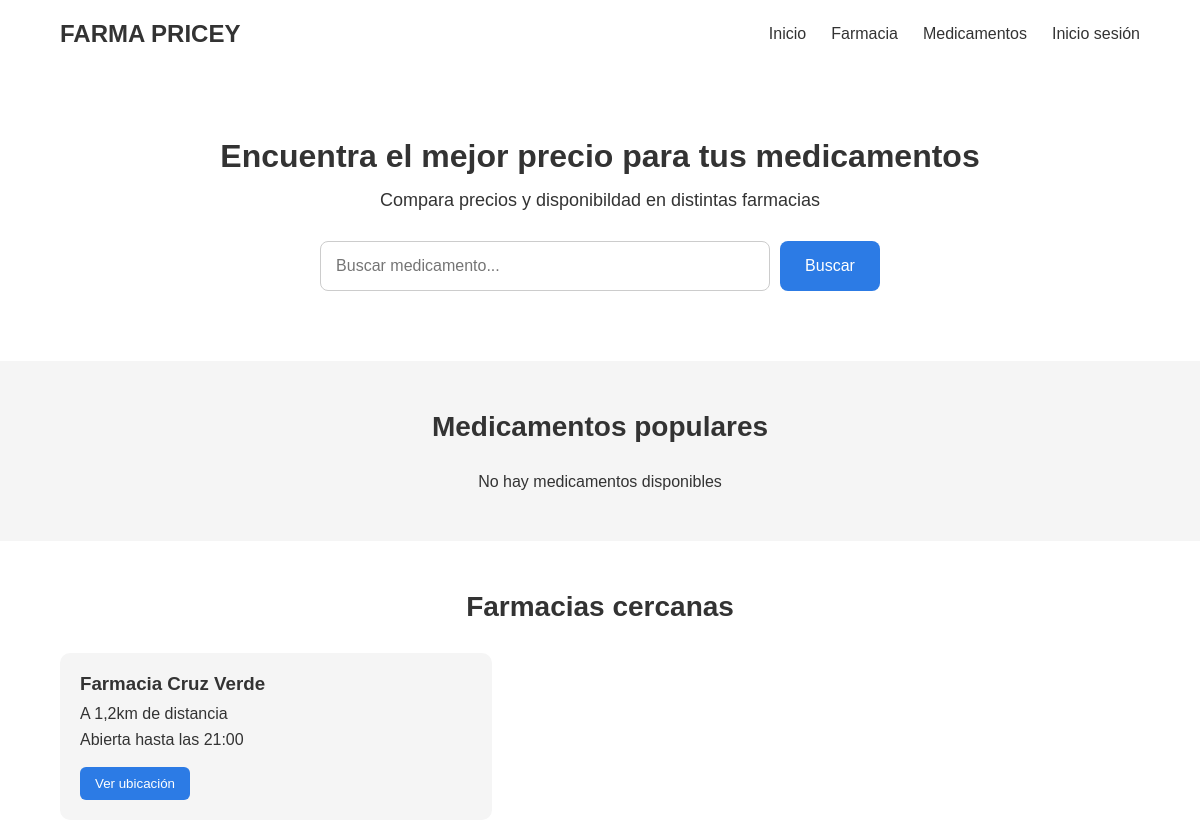
The app's page / (upper part), older data.
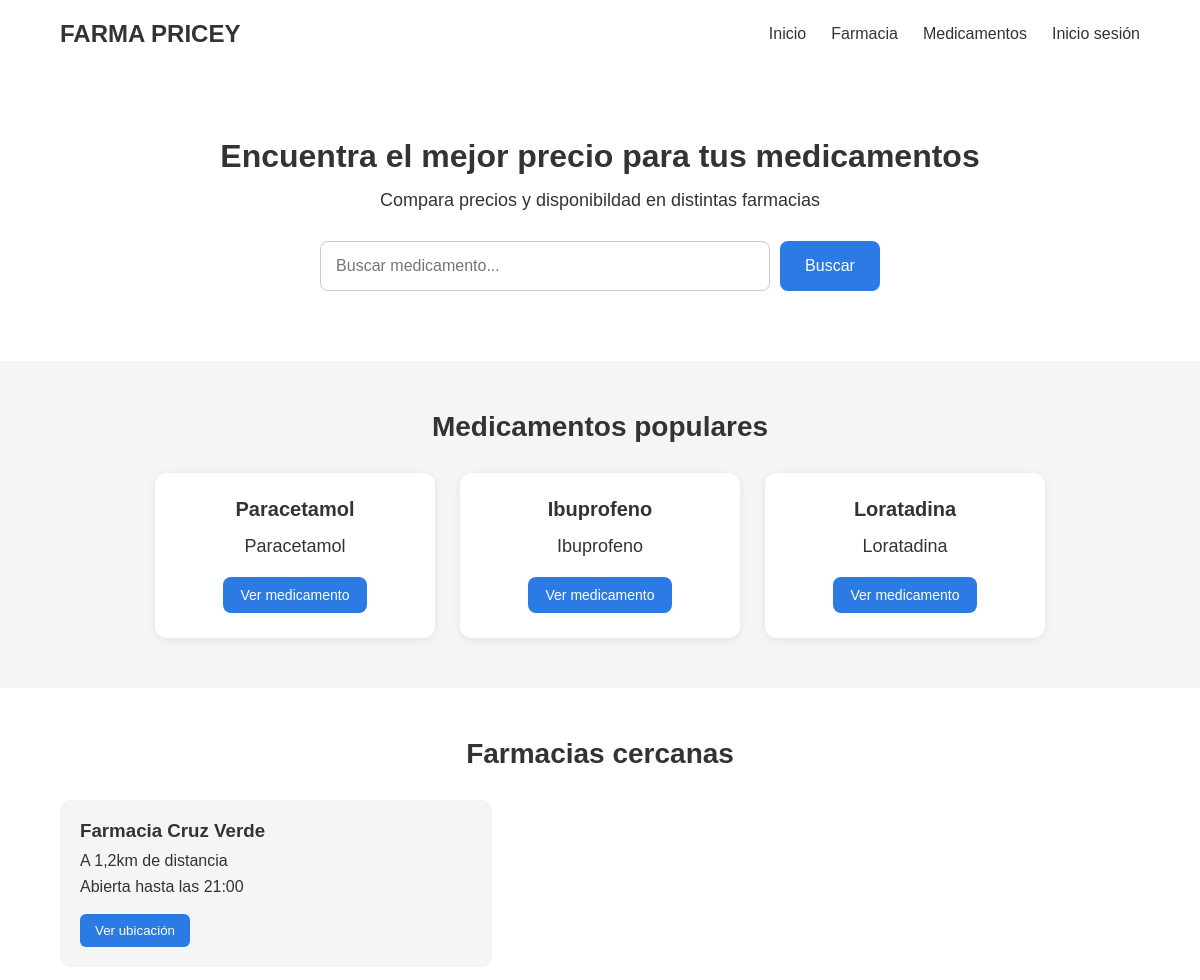
The same page, newer data.
### farmacia/models.py (models this page shows, shortened)
class Medicamento(models.Model):
    nombre = models.CharField(max_length=200)
    principio_activo = models.CharField(max_length=200, blank=True)
    descripcion = models.TextField(blank=True)

### farmacia/views.py (the view)
# urls.py: path('', views.inicio, name="inicio"),
def inicio(request):
    medicamentos = Medicamento.objects.all()
    contexto = {
        'medicamentos': medicamentos
    }
    return render(request, 'inicio.html', contexto)

### farmacia/templates/inicio.html (shortened to what this page needs)
{% load static %}
<!DOCTYPE html>
<html lang="es">
<head>
    <link rel="stylesheet" href="{% static 'farmacia/css/estilo.css' %}">
</head>
<body>
    <header>
        <div class="logo">
            <h1>FARMA PRICEY</h1>
        </div>
        <nav>
            <a href="#">Inicio</a>
            <a href="#">Farmacia</a>
            <a href="#">Medicamentos</a>
            <a href="#">Inicio sesión</a>
        </nav>
    </header>
    <main>
         <section class="buscador">
            <h2>Encuentra el mejor precio para tus medicamentos</h2>
            <p>Compara precios y disponibildad en distintas farmacias</p>
            <form>
                <input type="text" placeholder="Buscar medicamento...">
                <button type="submit"> Buscar </button>
            </form>
         </section>
          <section class="populares">
            <h2>Medicamentos populares</h2>
            <div class="medicamentos">
                {% for medicamento in medicamentos %}
                    <div class="medicamento">
                        <h3>{{ medicamento.nombre }}</h3>
                        <p>{{ medicamento.principio_activo }}</p>
                        <button> Ver medicamento </button>
                    </div>
                {% empty %}
                    <p>No hay medicamentos disponibles</p>
                {% endfor %}
            </div>
          </section>
          <section class="farmacias">
            <h2>Farmacias cercanas</h2>
            <div class="farmacias-contenido">
                <div class="lista-farmacias">
                    <div class="farmacia">
                        <h3>Farmacia Cruz Verde</h3>
                        <p>A 1,2km de distancia</p>
                        <p>Abierta hasta las 21:00</p>
                        <button>Ver ubicación</button>
                    </div>
                </div>
            </div>
          </section>
    </main>
</html>

### farmacia/static/farmacia/css/estilo.css (style rules this page uses)
* { margin: 0; padding: 0; box-sizing: border-box; }
body { font-family: Arial, sans-serif; background-color: #f5f5f5; color: #333; }
header { display: flex; justify-content: space-between; align-items: center; padding: 20px 60px; background-color: white; }
.logo h1 { font-size: 24px; }
nav { display: flex; gap: 25px; }
nav a { text-decoration: none; color: #333; font-weight: 500; }
.buscador { text-align: center; padding: 70px 20px; background-color: white; }
.buscador h2 { font-size: 32px; margin-bottom: 15px; }
.buscador p { font-size: 18px; margin-bottom: 30px; }
.buscador form { display: flex; justify-content: center; gap: 10px; }
.buscador input { width: 450px; padding: 15px; border: 1px solid #ccc; border-radius: 8px; font-size: 16px; }
.buscador button { padding: 15px 25px; border: none; border-radius: 8px; cursor: pointer; font-size: 16px; }
.populares { padding: 50px 60px; }
.populares h2 { text-align: center; margin-bottom: 30px; font-size: 28px; }
.medicamentos { display: flex; justify-content: center; gap: 25px; }
.medicamento { background-color: white; width: 280px; padding: 25px; border-radius: 12px; text-align: center; box-shadow: 0 2px 8px rgba(0, 0, 0, 0.08); }
.medicamento h3 { margin-bottom: 15px; font-size: 20px; }
.medicamento p { margin-bottom: 20px; font-size: 18px; }
.medicamento button { padding: 10px 18px; border: none; border-radius: 8px; cursor: pointer; font-size: 14px; }
.farmacias { padding: 50px 60px; background-color: white; }
.farmacias h2 { text-align: center; margin-bottom: 30px; font-size: 28px; }
.farmacias-contenido { display: flex; gap: 30px; max-width: 1100px; margin: 0 auto; }
.lista-farmacias { width: 40%; display: flex; flex-direction: column; gap: 15px; }
.farmacia { padding: 20px; background-color: #f5f5f5; border-radius: 10px; }
.farmacia h3 { margin-bottom: 10px; }
.farmacia p { margin-bottom: 8px; }
.farmacia button { margin-top: 10px; padding: 9px 15px; border: none; border-radius: 6px; cursor: pointer; }
button { background-color: #2c7be5; color: white; transition: 0.2s; }

Row changes from the older to the newer data that the page shows:
added Medicamento: nombre "Paracetamol", principio_activo "Paracetamol"
added Medicamento: nombre "Ibuprofeno", principio_activo "Ibuprofeno"
added Medicamento: nombre "Loratadina", principio_activo "Loratadina"
Text that changed along with them:
text no longer shown: "No hay medicamentos disponibles"
